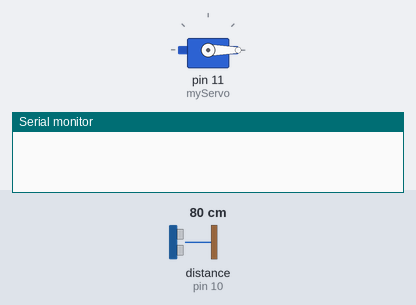
A sketch run on a simulated Arduino Uno, built with avr-gcc and run on an emulated ATmega328P. Parts: servo, the last lines printed to the serial monitor. Wiring (inferred from the names in the program): ultrasonic range finder: trigger pin 9; echo pin 10. The test bench sets the inputs (shaded band); at power-on: distance to the obstacle (sensor on pin 10) 80 cm. The echo pulse lasts 58.3 µs per cm.

Above: at 0.01 s.
1.3 s: distance to the obstacle (sensor on pin 10) set to 35 cm
At 4.28 s:
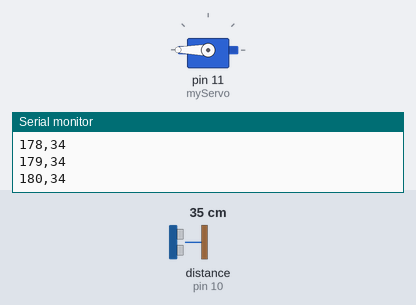
4.3 s: distance to the obstacle (sensor on pin 10) set to 2 cm
At 5.1 s:
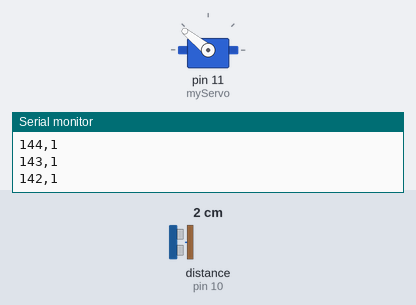
7.3 s: distance to the obstacle (sensor on pin 10) set to 9 cm
10.3 s: distance to the obstacle (sensor on pin 10) set to 18 cm
Timing chart, 0 to 14.3 s (numbered marks = the images above; inputs shaded):
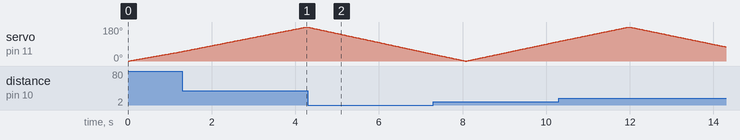

The sketch:

radar_scanner.ino
```cpp
#include <Servo.h>

#define trigPin 9
#define echoPin 10
Servo myServo;

int angle;
long duration;
int distance;

void setup() {
  Serial.begin(9600);
  myServo.attach(11);  // Attach servo to pin 11
  pinMode(trigPin, OUTPUT);
  pinMode(echoPin, INPUT);
}

void loop() {
  for (angle = 0; angle <= 180; angle++) {
    myServo.write(angle);
    delay(20);
    distance = getDistance();
    sendData(angle, distance);
  }

  for (angle = 180; angle >= 0; angle--) {
    myServo.write(angle);
    delay(20);
    distance = getDistance();
    sendData(angle, distance);
  }
}

int getDistance() {
  digitalWrite(trigPin, LOW);
  delayMicroseconds(2);

  digitalWrite(trigPin, HIGH);
  delayMicroseconds(10);
  digitalWrite(trigPin, LOW);

  duration = pulseIn(echoPin, HIGH);
  distance = duration * 0.034 / 2;  // cm
  return distance;
}

void sendData(int angle, int distance) {
  Serial.print(angle);
  Serial.print(",");
  Serial.println(distance);
}
```

Measured:
- by itself, servo on pin 11 (myServo): rises from 104° to 180° in 1.6 s, then falls to 75° in 2.3 s
